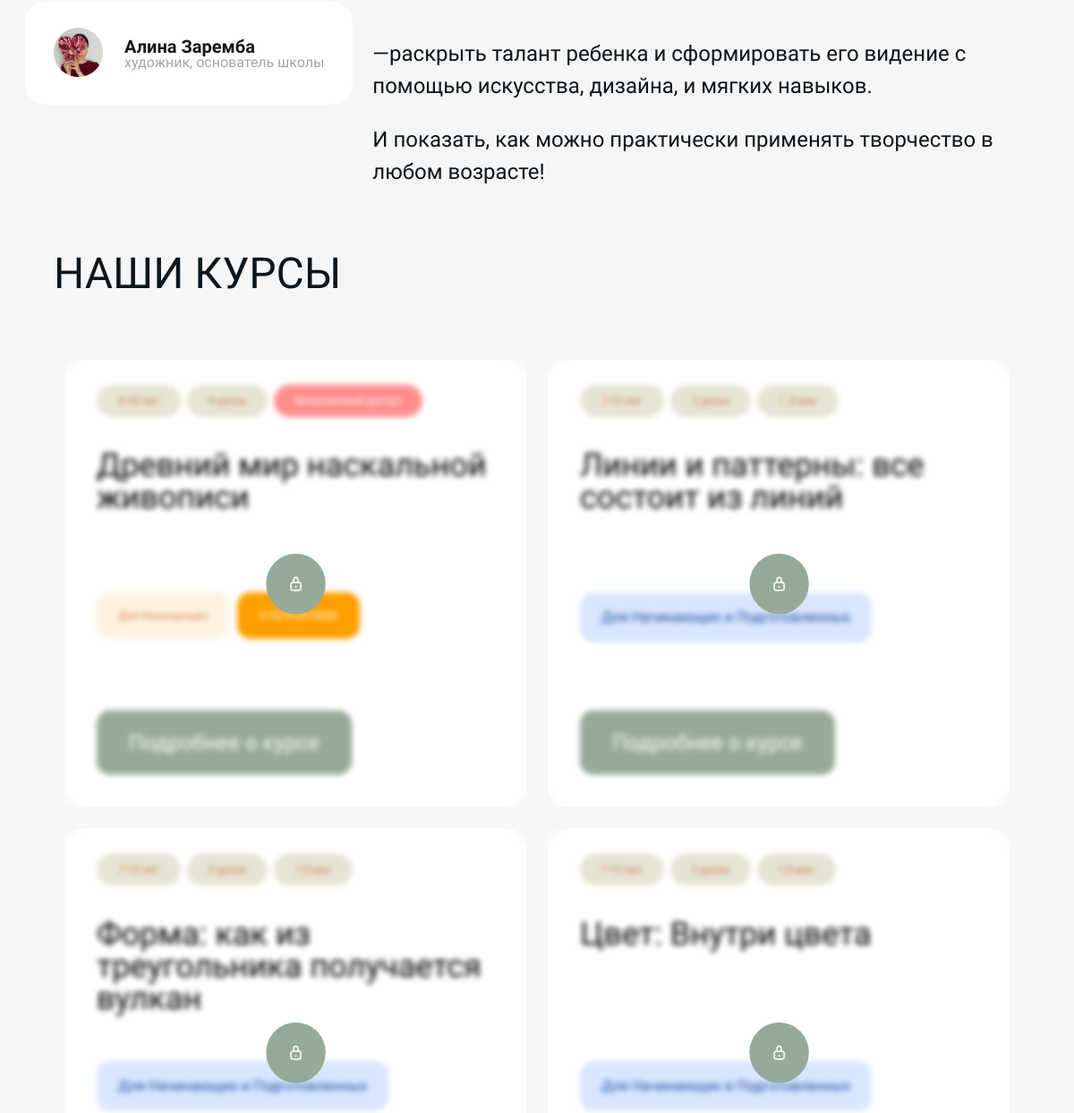
The app's page / (middle part), older data.
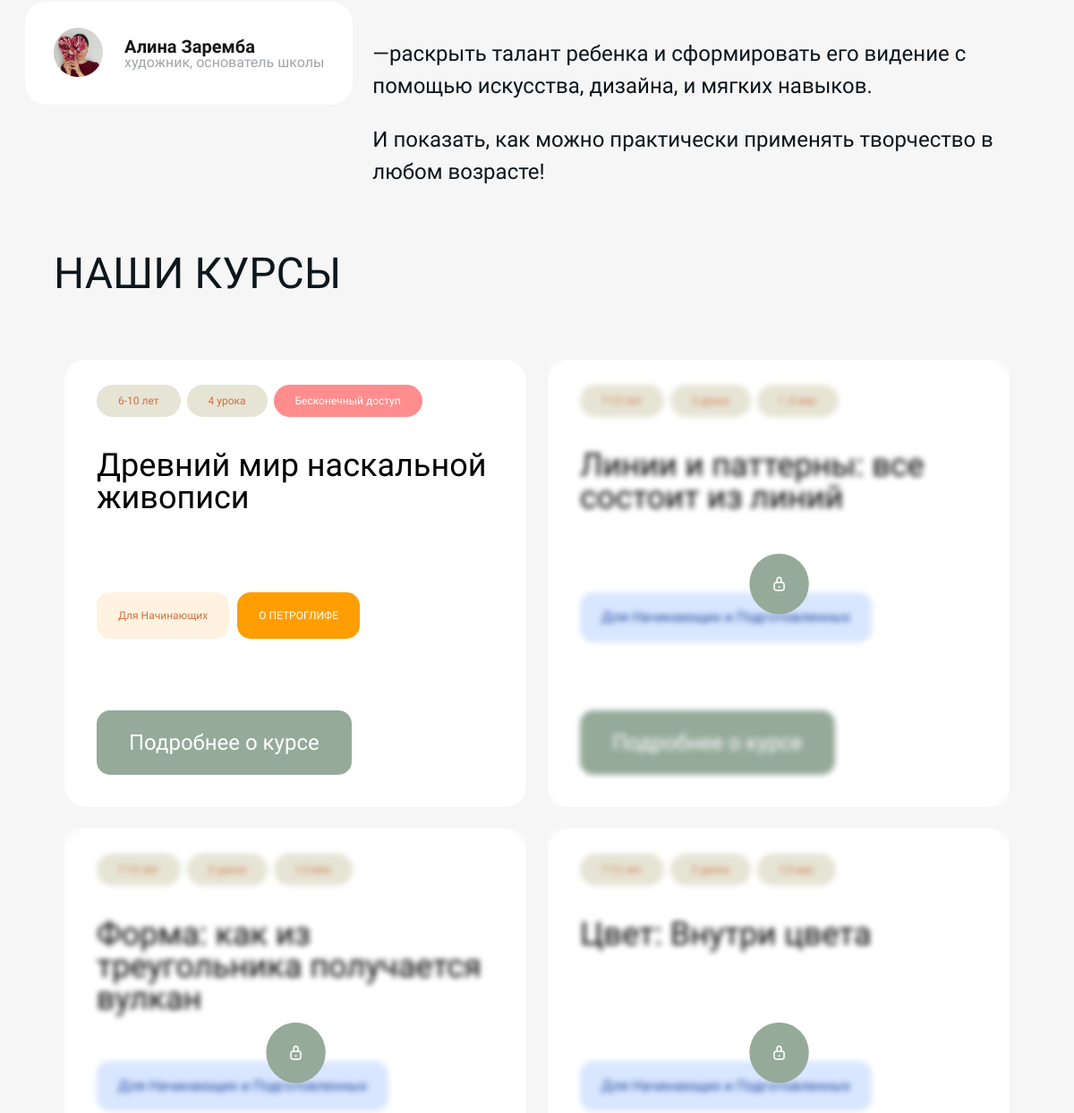
The same page, newer data.
### mainapp/models.py (models this page shows, shortened)
class Course(models.Model):
    class CourseCategory(models.TextChoices):
        ART = ("ART", "ИСКУССТВО")
        DESIGN = ("DESIGN", "ДИЗАЙН")
        SOFT_SKILLS = ("SOFT_SKILLS", "SOFT SKILLS")
    id = models.UUIDField(default=uuid4, primary_key=True)
    title = models.CharField(verbose_name="Название курса", max_length=150)
    slug = models.SlugField(verbose_name="URL", max_length=200, unique=True, blank=True, null=True)
    category = models.CharField(verbose_name="Категория курса", max_length=11, choices=CourseCategory.choices)
    note = models.CharField(verbose_name="Цель курса", max_length=200, blank=True)
    description = models.TextField(verbose_name="Описание курса", blank=True)
    price = models.IntegerField(verbose_name="Стоимость курса")
    image = models.ImageField(verbose_name="Изображение", blank=True, null=True, upload_to="сourses_images")
    talents = models.ManyToManyField(Talent, verbose_name="Навыки, которые дает курс", related_name="courses")
    benefits = models.ManyToManyField(Benefit, verbose_name="Польза курса", related_name="courses")
    duration = models.CharField(verbose_name="Продолжительность курса", max_length=25, blank=True)
    age_group = models.CharField(verbose_name="Возрастная группа", max_length=25, blank=True)
    tools = models.TextField(verbose_name="Необходимые материалы и инструменты для курса", blank=True)
    preparation = models.ForeignKey(Preparation, verbose_name="Уровень подготовки", on_delete=models.CASCADE,
                                    null=True, related_name="courses")
    filling = models.TextField(verbose_name="Наполнение курса", blank=True)
    mentors = models.ManyToManyField(Mentor, verbose_name="Менторы", related_name="courses")
    question_lessons_features = models.TextField(verbose_name="Как проходят занятия на курсе?")
    question_access_duration = models.TextField(verbose_name="На сколько по времени доступен курс?")
    question_homework = models.TextField(verbose_name="Что насчет домашнего задания?")
    question_joining_telegram_chat = models.TextField(verbose_name="Что я получу, вступив в телеграм-канал курса?")
    question_paid_no_access = models.TextField(verbose_name="Я оплатил и не получил доступ к курсу")
    telegram_channel_link = models.URLField(verbose_name="Ссылка на тг-канал", blank=True, null=True)
    on_sale = models.BooleanField(verbose_name="В продаже", default = False)
    is_popular = models.BooleanField(verbose_name="Популярный", default=False)
    created_at = models.DateTimeField(verbose_name='Создан', auto_now_add=True)
    updated_at = models.DateTimeField(verbose_name='Обновлен', auto_now=True)
    deleted = models.BooleanField(verbose_name="Удален", default=False)
    class Meta:
        verbose_name = "Курс"
        verbose_name_plural = "Курсы"
        ordering = ["title"]
    def get_quantity_lessons(self,):
        qty = len(self.lessons.all())
        if qty in [11, 12, 13, 14]:
            return f'{qty} уроков'
        if qty % 10 == 1:
            return f'{qty} урок'
        if qty % 10 in [2, 3, 4]:
            return f'{qty} урока'
        else:
            return f'{qty} уроков'

class Lesson(models.Model):
    class LessonType(models.TextChoices):
        ONLINE_LESSON = ("Online lesson", "Онлайн-урок")
        VIDEO_LESSON = ("Video lesson", "Видеоурок")
    id = models.UUIDField(default=uuid4, primary_key=True)
    title = models.CharField(verbose_name="Название урока", max_length=150)
    number = models.IntegerField(verbose_name="Номер урока")
    course = models.ForeignKey(Course, verbose_name="Курс", on_delete=models.CASCADE, related_name="lessons")
    type = models.CharField(verbose_name="Тип урока", max_length=13, choices=LessonType.choices)
    lesson_goal = models.TextField(verbose_name="Цель урока", blank=True)
    new_skill = models.TextField(verbose_name="Чему научится ребенок", blank=True)
    materials = models.TextField(verbose_name="Что нужно для урока", blank=True)
    image = models.ImageField(verbose_name="Изображение", blank=True, null=True, upload_to="lessons_img/")
    description = models.TextField(verbose_name="Описание урока", blank=True)
    video_file = models.FileField(verbose_name="Видео в записи", blank=True, null=True,
                                  upload_to="lessons_videos/")
    pdf_file = models.FileField(verbose_name="Дополнительный файл", blank=True, null=True,
                                upload_to="lessons_files/")
    link = models.CharField(verbose_name="Ссылка на онлайн-урок", max_length=150, blank=True)
    lesson_date = models.DateTimeField(verbose_name="Дата онлайн-урока", blank=True, null=True)
    created_at = models.DateTimeField(verbose_name='Создан', auto_now_add=True)
    updated_at = models.DateTimeField(verbose_name='Обновлен', auto_now=True)
    deleted = models.BooleanField(verbose_name="Удален", default=False)
    class Meta:
        verbose_name = "Урок"
        verbose_name_plural = "Уроки"
        ordering = ["course", "number"]

class Preparation(models.Model):
    id = models.UUIDField(default=uuid4, primary_key=True)
    value = models.CharField(verbose_name="Значение", max_length=50)
    def __str__(self):
        return self.value
    class Meta:
        verbose_name = "Уровень подготовки"
        verbose_name_plural = "Уровни подготовки"

### mainapp/views.py (the view)
# urls.py: path('', main_views.index, name='index'),
def index(request):
    context = {}
    courses = mainapp_models.Course.objects.exclude(slug='first-course')[:3]
    for course in courses:
        course.description = course.description.split('\n')
        print('course:', course.on_sale)
    first_course = get_object_or_404(mainapp_models.Course, slug='first-course')
    descriptions_first = first_course.description.split('\n')
    context = {'courses': courses,
               'first_course': first_course,
               'descriptions_first': descriptions_first,
               }
    return render(request, 'mainapp/index.html', context)

### mainapp/templates/mainapp/index.html (shortened to what this page needs)
{% extends "mainapp/base.html" %}
{% block content %}
    {% include "mainapp/parts_pages/task_school.html" %}
    {% include "mainapp/parts_pages/courses.html" %}
{% endblock %}

### mainapp/templates/mainapp/base.html (shortened to what this page needs)
{% load static %}
<!DOCTYPE html>
<html lang="ru">
<head>
    <link href="{% static 'css/index.css' %}" rel="stylesheet">
    <link href="{% static 'css/course.css' %}" rel="stylesheet">
    <link href="{% static 'css/account.css' %}" rel="stylesheet">
    <link href="{% static 'css/changePassword.css' %}" rel="stylesheet">
    <link href="{% static 'css/selfPage.css' %}" rel="stylesheet">
</head>
<body>
    {% block content %}
    {% endblock %}
</body>
</html>

### mainapp/templates/mainapp/parts_pages/video.html (shortened to what this page needs)
{% load static %}

### mainapp/templates/mainapp/parts_pages/image_tree_green.html (shortened to what this page needs)
{% load static %}

### mainapp/templates/mainapp/parts_pages/mission_slider.html (shortened to what this page needs)
{% load static %}

### mainapp/templates/mainapp/parts_pages/task_school.html (shortened to what this page needs)
{% load static %}
<div class="site-box">
    <section class="task">
        <div class="task__author">
            <div class="task__box">
                <div class="task__box-ava"><img src="{% static 'img/Alina.png' %}" alt="ava"></div>
                <p class="task__box-name"><span>Алина Заремба</span>художник, основатель школы</p>
            </div>
            <div class="task__text">
                <p>—раскрыть талант ребенка и сформировать его видение с помощью искусства, дизайна, и мягких навыков.</p>
                <p>И показать, как можно практически применять творчество в любом возрасте!</p>
            </div>
        </div>
    </section>
</div>

### mainapp/templates/mainapp/parts_pages/courses.html (shortened to what this page needs)
{% load static markdownify %}
    <div class="site-box">
        <section class="courses"  id="anchor-courses">
            <h1 class="section__title">Наши курсы</h1>
            <div class="courses__cards">
                <div class="courses__card">
                    <div class="courses__info">
                        <a class="courses__age" href="{% url 'filter_courses' %}?key={{ first_course.age_group }}">{{ first_course.age_group }}</a>
                        <div class="courses__count">{{ first_course.get_quantity_lessons }}</div>
                        <div class="courses__time courses__time-unique">{{ first_course.duration }}</div>
                    </div>
                    <div class="courses__name">{{ first_course.title }}</div>
                    <div class="courses__for-btns">
                        <a class="courses__for-1" href="{% url 'filter_courses' %}?key={{ first_course.preparation }}"><div>{{ first_course.preparation }}</div></a>
                        <div class="courses__for-2"><div>О ПЕТРОГЛИФЕ</div></div>
                    </div>
                    <a class="courses__detailed" href="{% url 'course' first_course.slug %}"><div>Подробнее о курсе</div></a>
                    {% if not first_course.on_sale %}
                    <div class="courses__card-locked">
                    </div>
                    {% endif %}
                </div>
                {% for item in courses %}
                <div class="courses__card">
                    <div class="courses__info">
                        <a class="courses__age" href="{% url 'filter_courses' %}?key={{ item.age_group }}">{{ item.age_group }}</a>
                        <div class="courses__count">{{ item.get_quantity_lessons }}</div>
                        <div class="courses__time">{{ item.duration }}</div>
                    </div>
                    <div class="courses__name">{{ item.title }}</div>
                    <a class="courses__for" href="{% url 'filter_courses' %}?key={{ item.preparation }}"><div>{{ item.preparation }}</div></a>
                    <a class="courses__detailed" href="{% url 'course' item.slug %}"><div>Подробнее о курсе</div></a>
                    {% if not item.on_sale %}
                    <div class="courses__card-locked">
                    </div>
                    {% endif %}
                </div>
                {% endfor %}
            </div>
        </section>
    </div>

### mainapp/templates/mainapp/parts_pages/teacher.html (shortened to what this page needs)
{% load static %}

### mainapp/templates/mainapp/parts_pages/subscription_form.html (shortened to what this page needs)
{% load static %}

### mainapp/templates/mainapp/parts_pages/faq_school.html (shortened to what this page needs)
{% load static %}

### mainapp/templates/mainapp/parts_pages/image_volcano.html (shortened to what this page needs)
{% load static %}

### mainapp/static/css/index.css (style rules this page uses)
* { margin: 0; padding: 0; }
body { font-family: 'Onest', sans-serif; font-size: 16px; font-weight: 300; line-height: 1; background: #F6F6F6; }
.site-box { max-width: 1224px; min-width: 347px; padding: 0 clamp(14px, 3vw, 28px); margin: 0 auto; font-weight: 400; }
.section__title { color: #0D161B; font-size: clamp(2.375rem, 4vw, 3.5rem); font-weight: 400; text-transform: uppercase; padding: clamp(40px, 6vw, 100px) calc(clamp(40px, 6vw, 76px) - 40px) clamp(40px, 6vw, 80px); }
.task__author { display: flex; gap: 22px; }
.task__box { background: #FFFFFF; padding: 31px 32px; width: 331px; height: 53px; border-radius: 24px; display: flex; align-items: center; justify-content: left; gap: 24px; }
.task__box-name { text-wrap: nowrap; font-size: 1rem; color: #A0A5A9; }
.task__box-name > span { display: block; font-size: calc(30px - clamp(6px, 1vw, 10px)); color: #171717; font-weight: 700; }
.task__text { font-size: 1.5rem; color: #0D161B; font-weight: 500; line-height: 1.5; display: flex; flex-direction: column; gap: 24px; margin-top: 40px; }
.courses__cards { display: flex; flex-wrap: wrap; gap: 24px; justify-content: center; }
.courses__card { width: clamp(307px, 37vw, 528px); min-height: clamp(305px, 37vw, 549px); padding: clamp(24px, 3vw, 28px) clamp(20px, 3vw, 36px); background-color: #FFFFFF; border-radius: 24px; position: relative; }
.courses__info { display: flex; gap: clamp(4px, 1vw, 7px); }
.courses__info a, .courses__count, .courses__time, .courses__age { text-wrap: nowrap; text-decoration: none; border-radius: 46px; color: #CF7042; background: #E6E4D4; font-size: clamp(0.75rem, 1vw, 1rem); padding: clamp(7.5px, 1vw, 17px) clamp(14px, 2vw, 35px); }
.courses__info .courses__time-unique { color: #FFFFFF; background: #FF8D8D; }
.courses__name { font-size: clamp(1.5rem, 3vw, 2.25rem); line-height: 1; margin-top: clamp(14px, 3vw, 48px); height: clamp(118px, 17vw, 160px); }
.courses__for-btns { display: flex; font-size: clamp(0.75rem, 1vw, 1rem); gap: 9px; margin-bottom: 14px; }
.courses__for-1 { padding: clamp(14.5px, 2vw, 20px) clamp(20.5px, 2vw, 35px); text-decoration: none; color: #CF7042; background: #FFF2E0; border-radius: 15px; text-wrap: nowrap; }
.courses__for-2 { padding: clamp(14.5px, 2vw, 20px) clamp(20px, 2vw, 35px); text-decoration: none; color: #FFFFFF; background: #FF9E00; border-radius: 15px; text-wrap: nowrap; }
.courses__for { text-decoration: none; }
.courses__for > div { padding: clamp(14.5px, 2vw, 20px) clamp(20px, 2vw, 35px); color: #1B459A; background: #D8E6FF; border-radius: 15px; text-wrap: nowrap; font-size: clamp(0.75rem, 2vw, 1rem); display: inline-block; margin-bottom: 14px; }
.courses__detailed { border-radius: 15px; color: #FFFFFF; background: #95AA99; text-decoration: none; font-size: clamp(1.25rem, 2vw, 1.5rem); padding: clamp(18px, 2vw, 29.5px) clamp(35px, 3vw, 37.5px); position: absolute; bottom: clamp(23px, 3vw, 38px); left: clamp(20px, 3vw, 36px); }
.courses__card-locked { position: absolute; top: 0; left: 0; right: 0; bottom: 0; backdrop-filter: blur(3px); display: flex; justify-content: center; align-items: center; }
.courses__card-locked > svg { width: clamp(67px, 5vw, 125px); }

Row changes from the older to the newer data that the page shows:
changed Course "Древний мир наскальной живописи": on_sale False → True (drawn)
